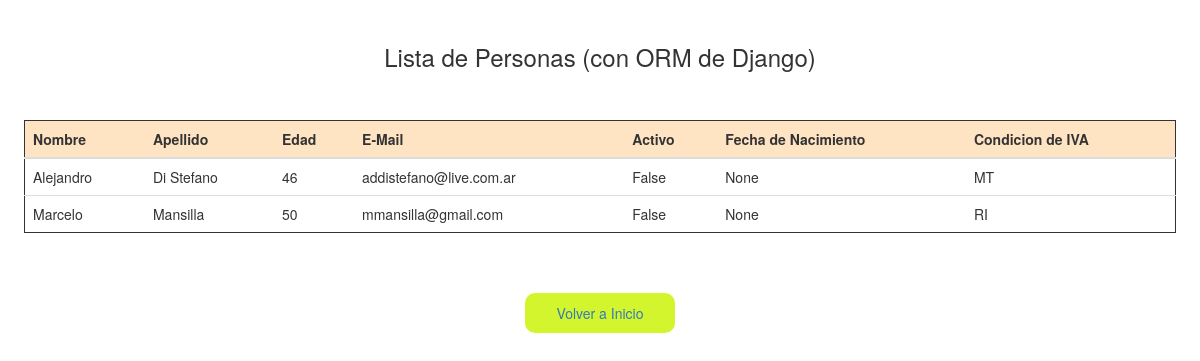
The page /personas on the database as committed earlier.
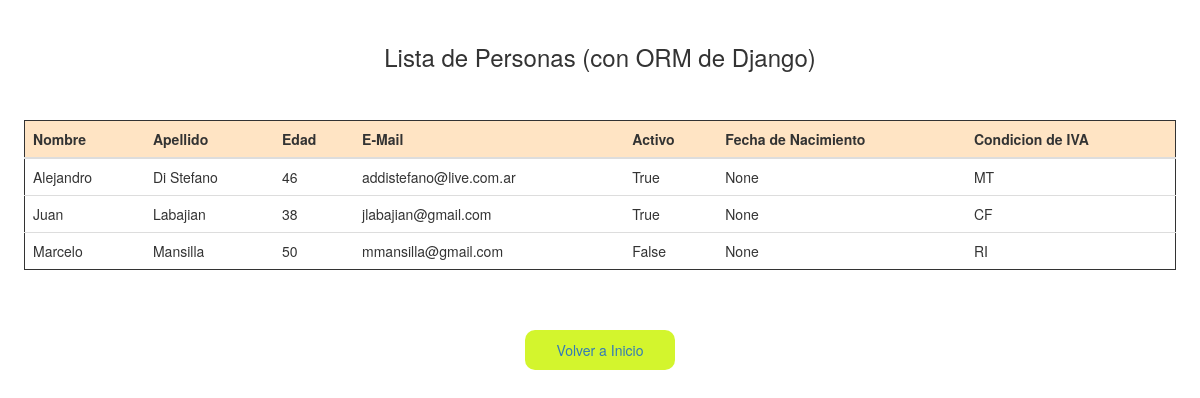
The same page on the database as committed later.
### titulos/models.py (models this page shows, shortened)
class Persona(models.Model):
    nombre = models.CharField("Nombre/s", max_length=150)
    apellido = models.CharField(max_length=150)
    edad = models.IntegerField(null=True, blank=True)
    localidad = models.ForeignKey(Localidad, on_delete=models.PROTECT, null=True, blank=True)
    email = models.EmailField(null=True, blank=True)
    activo = models.BooleanField(default=False)
    fecha_nacimiento = models.DateTimeField("Fecha de Nacimiento", null=True, blank=True)
    tipo_iva = models.CharField("Tipo de IVA", max_length=2, choices=TIPO_IVA_CHOICE, default="CF")
    class Meta:
        ordering = ["apellido", "nombre"]

### titulos/views.py (the view)
# urls.py: path('personas', views.personas, name='personas'),
def personas(request, template_name="titulos/personas.html"):
    lista_personas = Persona.objects.all()
    dato = {"personas": lista_personas}
    return render(request, template_name, dato)

### templates/titulos/personas.html (shortened to what this page needs)
<!DOCTYPE html>
{% load static %}
<html lang="es">
<head>
    <link rel="stylesheet" type="text/css" href="{% static 'css/bootstrap.css' %}">
    <link rel="stylesheet" type="text/css" href="{% static 'css/styles.css' %}">
    <link href="{% static 'css/jquery-ui.css' %}" rel="stylesheet">
</head>
<body>
    <div class="tabla">
        <h3>Lista de Personas (con ORM de Django)</h3></br></br>
        <table class="table">
            <thead>
                <tr>
                    <th>Nombre</th>
                    <th>Apellido</th>
                    <th>Edad</th>
                    <th>E-Mail</th>
                    <th>Activo</th>
                    <th>Fecha de Nacimiento</th>
                    <th>Condicion de IVA</th>
                </tr>
            </thead>
            {% for persona in personas %}
            <tr>
                <td> {{persona.nombre}} </td>
                <td> {{persona.apellido}} </td>
                <td> {{persona.edad}} </td>
                <td> {{persona.email}} </td>
                <td> {{persona.activo}} </td>
                <td> {{persona.fecha_nacimiento}} </td>
                <td> {{persona.tipo_iva}} </td>
            </tr>
            {% endfor %}
        </table></br></br>
        <a href="{% url 'index' %}"><button>Volver a Inicio</button></a>
    </div>
</body>
</html>

Rows that differ between the two databases and show on the page:
changed Persona "Alejandro": activo "False" → "True"
added Persona: nombre "Juan", apellido "Labajian", edad "38", email "jlabajian@gmail.com", activo "True", fecha_nacimiento "None", tipo_iva "CF"
